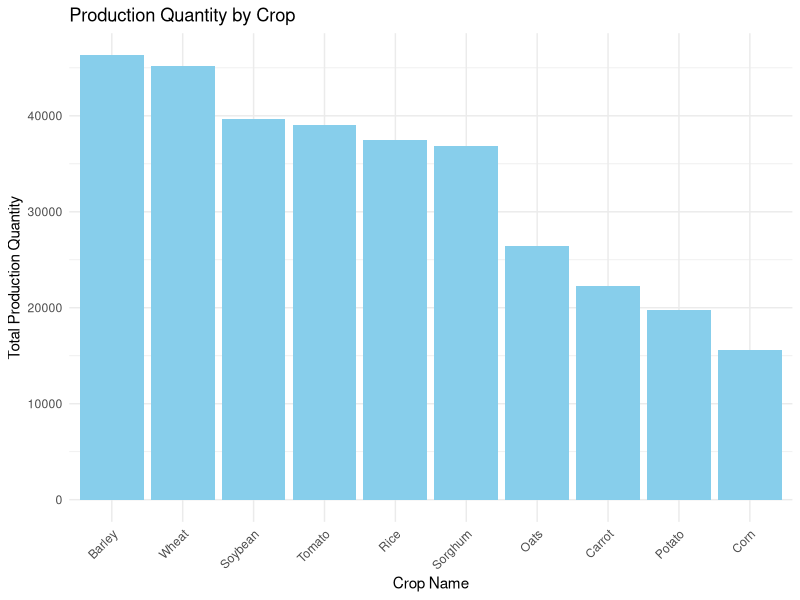
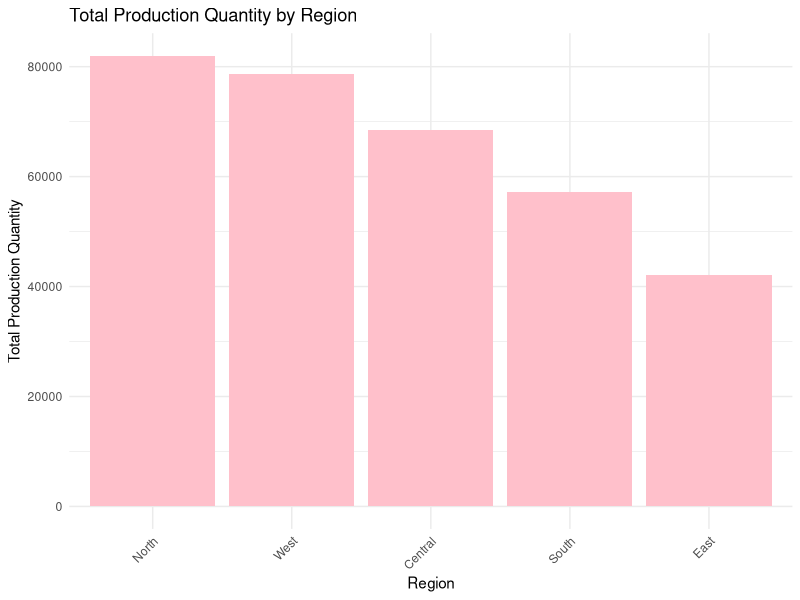
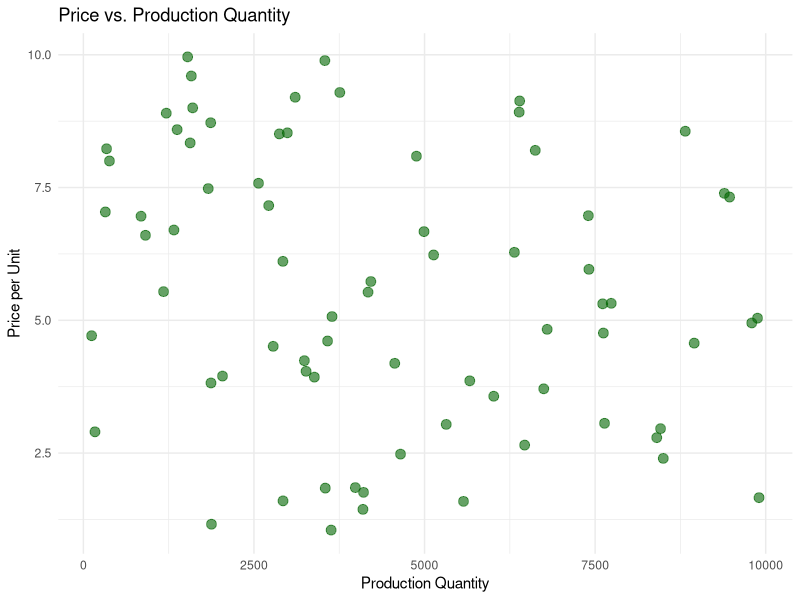
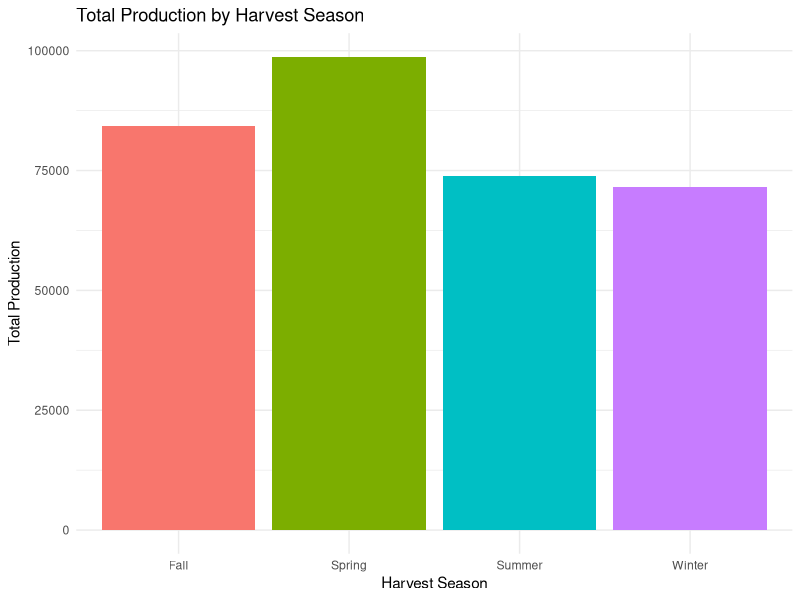
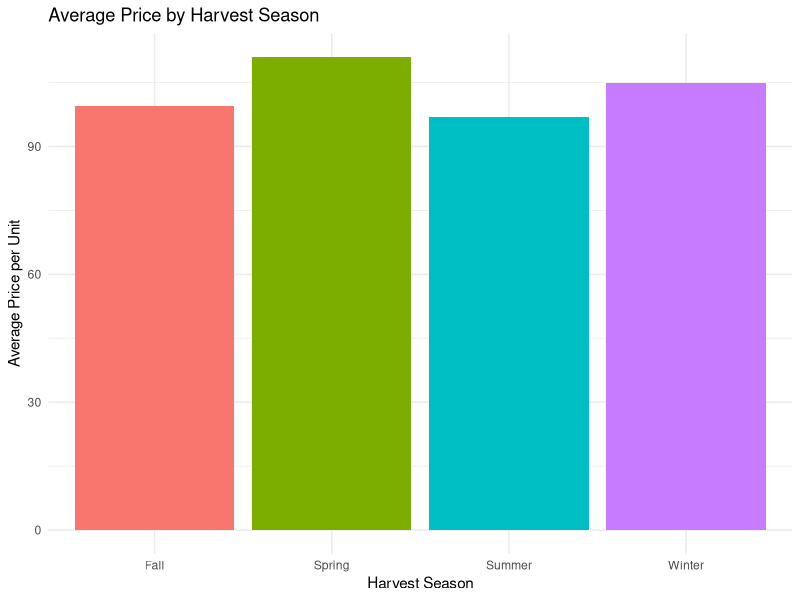
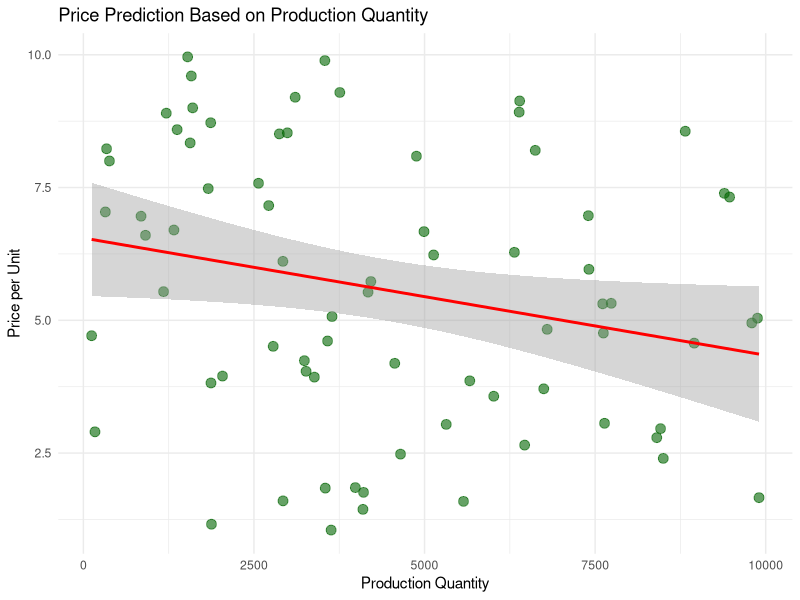

Source code (R) for these figures, in order:
# ============================================================
# Agricultural Produce Data Analysis
# Author: Setso Malabola (2332781)
# Date: November 2024
# ============================================================

# ---- 1. Load Libraries ----
library(tidyverse)
library(ggplot2)
library(dplyr)
library(tidyr)
library(readr)

# ---- 2. Load Dataset ----
agricultural_data <- read_csv("agricultural_data.csv")
View(agricultural_data)

# ---- 3. Data Cleaning ----

# Check for missing values
missing_values <- agricultural_data %>%
  summarise_all(~ sum(is.na(.)))
print("Missing Values per Column:")
print(missing_values)

# Remove rows with missing values
agricultural_data_clean <- agricultural_data %>%
  drop_na(Crop_Name, Region, Production_Quantity, Price_Per_Unit, Harvest_Season, Year)

print(paste("Rows before cleaning:", nrow(agricultural_data)))
print(paste("Rows after cleaning:", nrow(agricultural_data_clean)))

# ---- 4. Descriptive Statistics ----
cat("\n--- Dataset Structure ---\n")
str(agricultural_data_clean)

cat("\n--- Summary Statistics ---\n")
summary(agricultural_data_clean)

cat("\n--- Production & Price Summary ---\n")
summary(agricultural_data_clean[, c("Production_Quantity", "Price_Per_Unit")])

# ---- 5. Crop-level Summary ----
crop_summary <- agricultural_data_clean %>%
  group_by(Crop_Name) %>%
  summarise(
    total_production  = sum(Production_Quantity, na.rm = TRUE),
    avg_production    = mean(Production_Quantity, na.rm = TRUE),
    median_production = median(Production_Quantity, na.rm = TRUE)
  )
print("Crop Summary:")
print(crop_summary)

# ---- 6. Most Productive Crops ----
most_productive_crops <- agricultural_data_clean %>%
  group_by(Crop_Name) %>%
  summarise(total_production = sum(Production_Quantity, na.rm = TRUE)) %>%
  arrange(desc(total_production))
print("Most Productive Crops:")
print(most_productive_crops)

# ---- 7. Most Productive Regions ----
most_productive_region <- agricultural_data_clean %>%
  group_by(Region) %>%
  summarise(total_production = sum(Production_Quantity, na.rm = TRUE)) %>%
  arrange(desc(total_production))
print("Most Productive Regions:")
print(most_productive_region)

# ---- 8. Harvest Season Summary ----
season_summary <- agricultural_data_clean %>%
  group_by(Harvest_Season) %>%
  summarize(
    Total_Production = sum(Production_Quantity, na.rm = TRUE),
    Average_Price    = mean(Price_Per_Unit, na.rm = TRUE)
  )
print("Summary by Harvest Season:")
print(season_summary)

# ---- 9. Visualisations ----

# 9a. Production Quantity by Crop
crop_production <- agricultural_data_clean %>%
  group_by(Crop_Name) %>%
  summarise(total_production = sum(Production_Quantity, na.rm = TRUE))

ggplot(crop_production, aes(x = reorder(Crop_Name, -total_production), y = total_production)) +
  geom_bar(stat = "identity", fill = "skyblue") +
  labs(
    title = "Production Quantity by Crop",
    x     = "Crop Name",
    y     = "Total Production Quantity"
  ) +
  theme_minimal() +
  theme(axis.text.x = element_text(angle = 45, hjust = 1))

# 9b. Total Production by Region
region_production <- agricultural_data_clean %>%
  group_by(Region) %>%
  summarise(total_production = sum(Production_Quantity, na.rm = TRUE))

ggplot(region_production, aes(x = reorder(Region, -total_production), y = total_production)) +
  geom_bar(stat = "identity", fill = "pink") +
  labs(
    title = "Total Production Quantity by Region",
    x     = "Region",
    y     = "Total Production Quantity"
  ) +
  theme_minimal() +
  theme(axis.text.x = element_text(angle = 45, hjust = 1))

# 9c. Price vs Production Quantity (Scatter)
ggplot(agricultural_data_clean, aes(x = Production_Quantity, y = Price_Per_Unit)) +
  geom_point(color = "darkgreen", size = 3, alpha = 0.6) +
  labs(
    title = "Price vs. Production Quantity",
    x     = "Production Quantity",
    y     = "Price per Unit"
  ) +
  theme_minimal()

# 9d. Total Production by Harvest Season
ggplot(agricultural_data_clean, aes(x = Harvest_Season, y = Production_Quantity, fill = Harvest_Season)) +
  geom_bar(stat = "identity") +
  theme_minimal() +
  labs(
    title  = "Total Production by Harvest Season",
    x      = "Harvest Season",
    y      = "Total Production"
  ) +
  theme(legend.position = "none")

# 9e. Average Price by Harvest Season
ggplot(agricultural_data_clean, aes(x = Harvest_Season, y = Price_Per_Unit, fill = Harvest_Season)) +
  geom_bar(stat = "identity") +
  theme_minimal() +
  labs(
    title  = "Average Price by Harvest Season",
    x      = "Harvest Season",
    y      = "Average Price per Unit"
  ) +
  theme(legend.position = "none")

# ---- 10. Price Prediction (Linear Regression) ----
model <- lm(Price_Per_Unit ~ Production_Quantity, data = agricultural_data_clean)
cat("\n--- Linear Regression: Price_Per_Unit ~ Production_Quantity ---\n")
summary(model)

# Plot regression line
ggplot(agricultural_data_clean, aes(x = Production_Quantity, y = Price_Per_Unit)) +
  geom_point(color = "darkgreen", size = 3, alpha = 0.6) +
  geom_smooth(method = "lm", se = TRUE, color = "red") +
  labs(
    title = "Price Prediction Based on Production Quantity",
    x     = "Production Quantity",
    y     = "Price per Unit"
  ) +
  theme_minimal()
